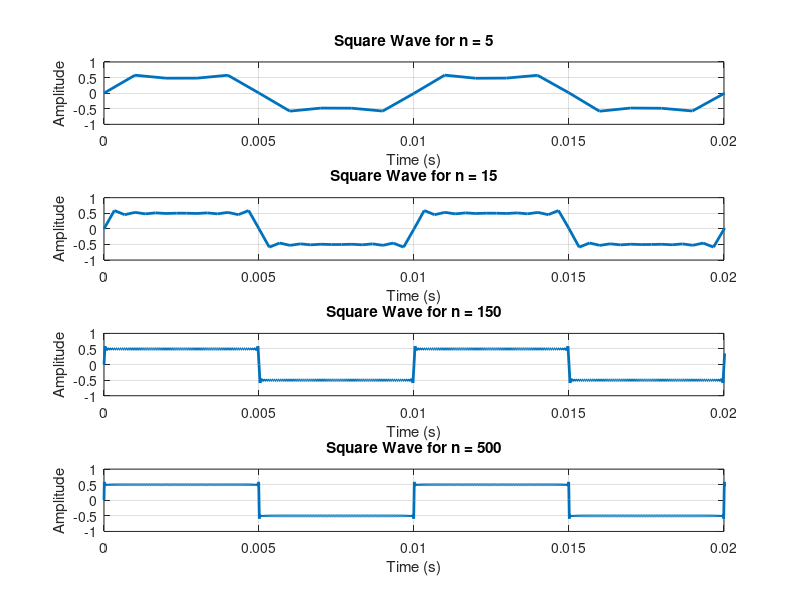

Recreate this plot in MATLAB.
% these are given values in description
duration = 2;
fundamental_frequency = 100;
amplitude = 0.5;
n_values = [5, 15, 150, 500];

for i = 1:length(n_values)
    n = n_values(i);
    % calculate sample rate according to nyquist theorem
    srate = 2 * fundamental_frequency * n + 1;
    % divide time to samples
    time = 0:1/srate:duration;
    % initialize the approx. square wave
    square_wave = zeros(size(time));
    % formula for the nth order fourier approximation
    for k = 1:2:n
        coeff = (4 * amplitude) / (k * pi);
        square_wave = square_wave + coeff * sin(2 * pi * k * fundamental_frequency * time);
    end

    % plotting and beautifying
    subplot(length(n_values), 1, i);
    plot(time, square_wave, 'LineWidth', 2);
    title(['Square Wave for n = ' num2str(n)]);
    xlabel('Time (s)');
    ylabel('Amplitude');
    % display given ranges
    xlim([0,0.020]) % 20ms
    ylim([-1, 1]);
    grid on;
end
